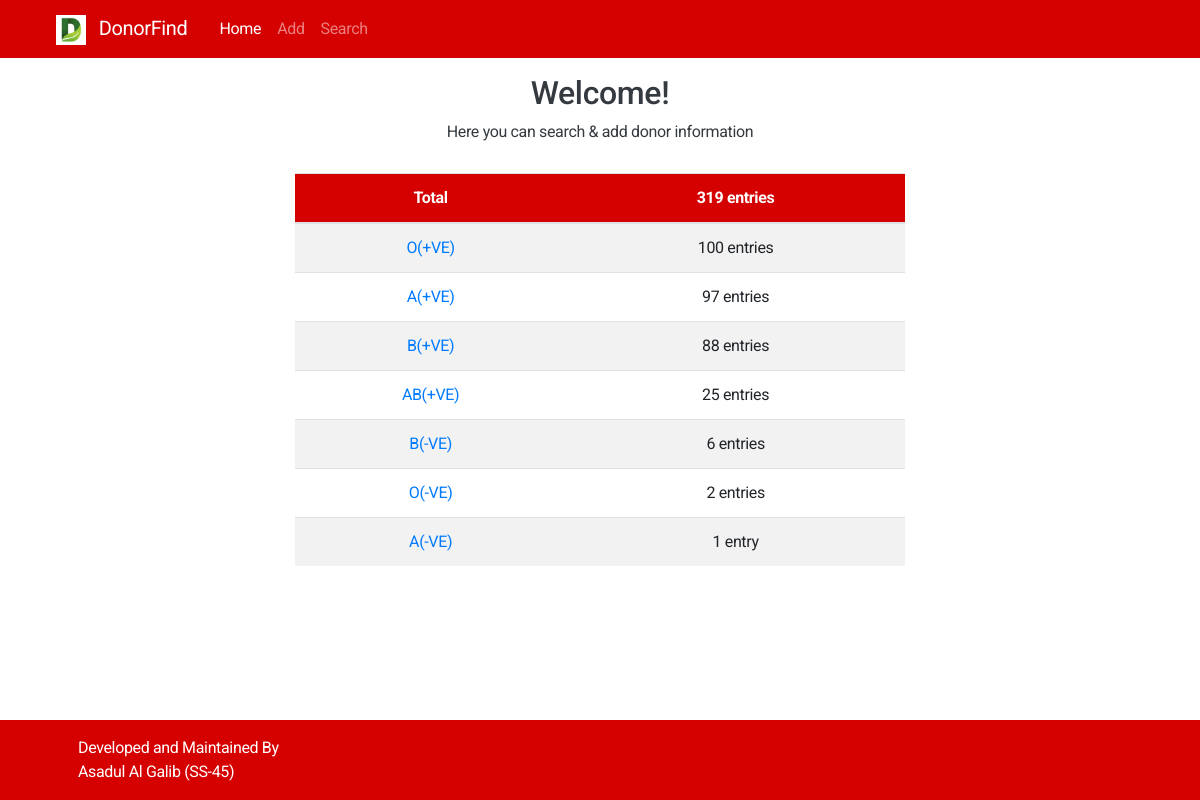
The page /donorfind/ on the database its author committed.
### donorfind/models.py (models this page shows, shortened)
class BaseModel(peewee.Model):
	class Meta:
		database = db

class Donor(BaseModel):
	name = peewee.CharField(max_length=80)
	phone = peewee.CharField(max_length=15, primary_key=True, unique=True)
	batch = peewee.CharField(max_length=10)
	blood_group = peewee.CharField(max_length=10)

### donorfind/routes.py (the view)
@donorfind.route('/')
def index():
	categories = set([x.blood_group for x in Donor.select()])
	stat = [(cat, Donor.select().where(Donor.blood_group==cat).count()) for cat in categories]
	stat.append(('Total', Donor.select().count()))
	stat = sorted(stat, key=operator.itemgetter(1), reverse=True)
	return flask.render_template('index.html', data=stat)

### donorfind/templates/index.html (shortened to what this page needs)
{% extends "base.html" %}
{% set active_page = 'home' %}
{% block content %}
	<div class="container">
		<h2 class="text-dark mt-3">Welcome!</h2>
		<p class="text-dark">Here you can search & add donor information</p>
		<br>
		<div class="table-responsive">
			<table class="table table-striped table-hover">
				<thead>
					<tr>
						<th scope="col">{{ data[0][0] }}</th>
						<th scope="col">{{ data[0][1] }} {{ 'entry' if data[0][1]==1 else 'entries'}}</th>
					</tr>
				</thead>
				<tbody>
					{% for data in data[1:] %}
					<tr>
						<td><a href="{{ url_for('donorfind.search', q=data[0]) }}">{{ data[0] }}</a></td>
						<td>{{ data[1] }} {{ 'entry' if data[1]==1 else 'entries'}}</td>
					</tr>
					{% endfor %}
				</tbody>
			</table>
		</div>
	</div>
{% endblock %}

### donorfind/templates/base.html (shortened to what this page needs)
<!DOCTYPE html>
<html>
<head>
	<link rel="stylesheet" href="{{ url_for('donorfind.static', filename='bttn.min.css') }}">
	<link rel="stylesheet" href="https://stackpath.bootstrapcdn.com/bootstrap/4.1.3/css/bootstrap.min.css">
</head>
<body>
	<div class="container-fluid">
		<nav class="navbar navbar-expand-sm navbar-dark px-3 px-sm-3 px-md-4 px-lg-5">
			<a class="navbar-brand" href="/">
				<img class="mx-2" src="{{ url_for('donorfind.static', filename='logo.jpg') }}" width="30" height="30" class="d-inline-block align-top" alt="">
				DonorFind
			</a>
			<div class="collapse navbar-collapse px-2" id="navbarSupportedContent">
				<div class="navbar-nav">
					<a class="nav-item nav-link {{ 'active' if active_page=='home' else ''}}" href="/donorfind/">Home</a>
					<a class="nav-item nav-link {{ 'active' if active_page=='add' else ''}}" href="/donorfind/add">Add</a>
					<a class="nav-item nav-link {{ 'active' if active_page=='search' else ''}}" href="/donorfind/search">Search</a>
				</div>
			</div>
		</nav>
		{% block content %}{% endblock %}
		<footer class="footer mt-auto">
			<div class="container text-left px-3 px-sm-3 px-md-4 px-lg-5 py-3">
				Developed and Maintained By<br>Asadul Al Galib (SS-45)
			</div>
		</footer>
	</div>
</body>
</html>

### rows shown on the page
Donor: blood_group "O(+VE)", data "100", value "entries"
Donor: blood_group "A(+VE)", data "97", value "entries"
Donor: blood_group "B(+VE)", data "88", value "entries"
Donor: blood_group "AB(+VE)", data "25", value "entries"
Donor: blood_group "B(-VE)", data "6", value "entries"
Donor: blood_group "O(-VE)", data "2", value "entries"
Donor: blood_group "A(-VE)", data "1", value "entry"

### other values the page prints
{{ data[0][0] }} "Total"
{{ data[0][1] }} "319"
{{ 'entry' if data[0][1]==1 else 'entries' }} "entries"
